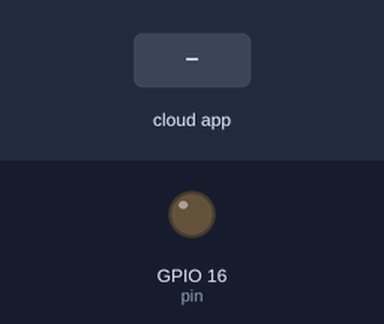
The sketch below on a simulated ESP8266 (NodeMCU). Parts: output pins drawn as LEDs (lit = HIGH). The test bench sets the inputs (shaded band). WiFi joins after 1.5 s; servers stay silent unless stated; no MQTT or app messages arrive unless stated; what the sketch prints to the serial monitor is not drawn.

Above: at 2.7 s.
2.8 s: the phone or cloud app sets LDR to 1
At 3.9 s:
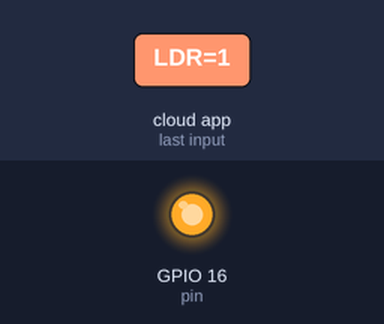
4.3 s: the phone or cloud app sets LDR to 0
At 5.3 s:
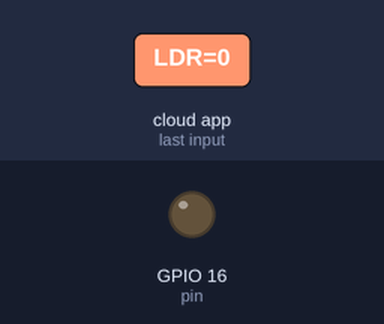
Timing chart, 0 to 7.3 s (numbered marks = the images above; inputs shaded):
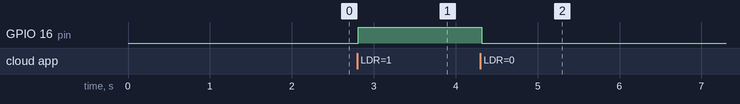

The sketch:

SubscribeLDR.ino
```cpp
#include <ESP8266WiFi.h>
#include "Adafruit_MQTT_Client.h"

#define Idr A0
#define wifi "AniRedmi"
#define password "12345678"
#define server "io.adafruit.com"
#define port 1883
#define username "ani979"
#define key "111f76fba8324f8c841d27a0488413c3"
#define pin 16
bool continueBlink = true;

WiFiClient wifiCl;

Adafruit_MQTT_Client mqtt(&wifiCl, server, port, username, key);
Adafruit_MQTT_Subscribe feed = Adafruit_MQTT_Subscribe(&mqtt, username"/feeds/LDR");


void setup() {
  // put your setup code here, to run once:
  Serial.begin(230400);
  pinMode(pin, OUTPUT);
  delay(10);
  Serial.println("Adafruit MQTT demo");
  Serial.print("Connecting to ");
  Serial.println(wifi);

  WiFi.begin(wifi, password);

  while(WiFi.status() != WL_CONNECTED) {
    delay(500);
    Serial.print(".");
  }

  Serial.println("Wifi connected ");
  Serial.print("IP Address: ");
  Serial.println(wifiCl.localIP());
  Serial.print("Connecting to MQTT");
  mqtt.subscribe(&feed);
  while(mqtt.connect()) {
    delay(500);
    Serial.println(".");
  }
}


void loop() {
  // put your main code here, to run repeatedly:
  //continueBlink = false;
  if( mqtt.readSubscription(5000)) {
    Serial.println("Got:  ");
    Serial.print((char *)feed.lastread);
    int a = atoi((char *)feed.lastread);
    Serial.print(" ");
    Serial.println(a);
    if(a==0) {
      continueBlink = false;
      digitalWrite(pin, LOW);
    } else if (a == 1){
      continueBlink = false;
      digitalWrite(pin, HIGH);
    } else if (a == 3) {
      continueBlink = true;
      Serial.print(" Is blink to be done : ");
      Serial.print(continueBlink);

    }
  }
  blink();
}

void blink() {
  if (continueBlink) {
    Serial.print(" Blinking ");
    digitalWrite(pin, LOW);
    delay(1000);
    digitalWrite(pin, HIGH);
    delay(1000);
    Serial.println("LED BLINKING");
  }
}
```

Measured:
- after the input at 2.8 s, GPIO 16 (pin): LOW → HIGH at once
- after the input at 4.3 s, GPIO 16 (pin): HIGH → LOW at once
